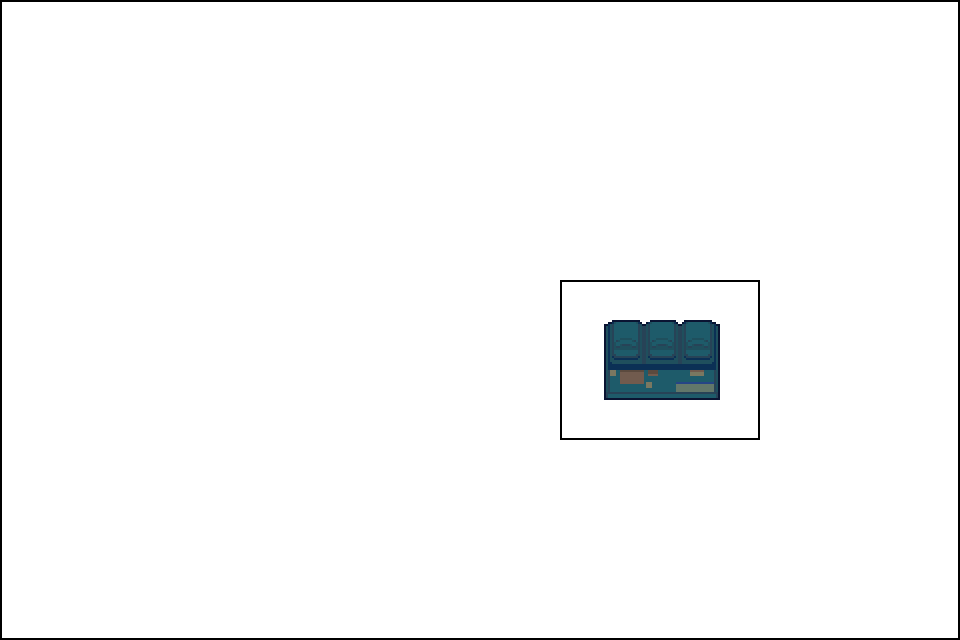

Tiled map render using the project's own tile images. Description and the whole map definition, tile-layer contents included, below:
An orthogonal 24x16 tile map with 40x40 px tiles, 2 tile layers (Tile Layer 1, decals), 3 tilesets and 15 objects (3x interactable, spawn, wardrobe_unstuck, savepoint, wardrobe).

<map version="1.10" tiledversion="1.10.1" orientation="orthogonal" renderorder="right-down" width="24" height="16" tilewidth="40" tileheight="40" infinite="0" nextlayerid="8" nextobjectid="24">
 <editorsettings>
  <export target="thearena.lua" format="lua" />
 </editorsettings>
 <properties>
  <property name="border" value="battle" />
  <property name="music" value="kssu_arena_pre" />
  <property name="name" value="The Arena" />
 </properties>
 <tileset firstgid="1" source="../tilesets/whitespace.tsx" />
 <tileset firstgid="10" source="../tilesets/city_alleyway.tsx" />
 <tileset firstgid="325" source="../tilesets/devroom-objects.tsx" />
 <layer id="1" name="Tile Layer 1" width="24" height="16">
  <data encoding="csv">
1,2,2,2,2,2,2,2,2,2,2,2,2,2,2,2,2,2,2,2,2,2,2,3,
4,5,5,5,5,5,5,5,5,5,5,5,5,5,5,5,5,5,5,5,5,5,5,6,
4,5,5,5,5,5,5,5,5,5,5,5,5,5,5,5,5,5,5,5,5,5,5,6,
4,5,5,5,5,5,5,5,5,5,5,5,5,5,5,5,5,5,5,5,5,5,5,6,
4,5,5,5,5,5,5,5,5,5,5,5,5,5,5,5,5,5,5,5,5,5,5,6,
4,5,5,5,5,5,5,5,5,5,5,5,5,5,5,5,5,5,5,5,5,5,5,6,
4,5,5,5,5,5,5,5,5,5,5,5,5,5,5,5,5,5,5,5,5,5,5,6,
4,5,5,5,5,5,5,5,5,5,5,5,5,5,1,2,2,2,3,5,5,5,5,6,
4,5,5,5,5,5,5,5,5,5,5,5,5,5,4,5,5,5,6,5,5,5,5,6,
4,5,5,5,5,5,5,5,5,5,5,5,5,5,4,5,5,5,6,5,5,5,5,6,
4,5,5,5,5,5,5,5,5,5,5,5,5,5,7,8,8,8,9,5,5,5,5,6,
4,5,5,5,5,5,5,5,5,5,5,5,5,5,5,5,5,5,5,5,5,5,5,6,
4,5,5,5,5,5,5,5,5,5,5,5,5,5,5,5,5,5,5,5,5,5,5,6,
4,5,5,5,5,5,5,5,5,5,5,5,5,5,5,5,5,5,5,5,5,5,5,6,
4,5,5,5,5,5,5,5,5,5,5,5,5,5,5,5,5,5,5,5,5,5,5,6,
7,8,8,8,8,8,8,8,8,8,8,8,8,8,8,8,8,8,8,8,8,8,8,9
</data>
 </layer>
 <layer id="6" name="decals" width="24" height="16">
  <data encoding="csv">
0,0,0,0,0,0,0,0,0,0,0,0,0,0,0,0,0,0,0,0,0,0,0,0,
0,0,0,0,0,0,0,0,0,0,0,0,0,0,0,0,0,0,0,0,0,0,0,0,
0,0,0,0,0,0,0,0,0,0,0,0,0,0,0,0,0,0,0,0,0,0,0,0,
0,0,0,0,0,0,0,0,0,0,0,0,0,0,0,0,0,0,0,0,0,0,0,0,
0,0,0,0,0,0,0,0,0,0,0,0,0,0,0,0,0,0,0,0,0,0,0,0,
0,0,0,0,0,0,0,0,0,0,0,0,0,0,0,0,0,0,0,0,0,0,0,0,
0,0,0,0,0,0,0,0,0,0,0,0,0,0,0,0,0,0,0,0,0,0,0,0,
0,0,0,0,0,0,0,0,0,0,0,0,0,0,0,0,0,0,0,0,0,0,0,0,
0,0,0,0,0,0,0,0,0,0,0,0,0,0,0,231,232,233,0,0,0,0,0,0,
0,0,0,0,0,0,0,0,0,0,0,0,0,0,0,246,247,248,0,0,0,0,0,0,
0,0,0,0,0,0,0,0,0,0,0,0,0,0,0,0,0,0,0,0,0,0,0,0,
0,0,0,0,0,0,0,0,0,0,0,0,0,0,0,0,0,0,0,0,0,0,0,0,
0,0,0,0,0,0,0,0,0,0,0,0,0,0,0,0,0,0,0,0,0,0,0,0,
0,0,0,0,0,0,0,0,0,0,0,0,0,0,0,0,0,0,0,0,0,0,0,0,
0,0,0,0,0,0,0,0,0,0,0,0,0,0,0,0,0,0,0,0,0,0,0,0,
0,0,0,0,0,0,0,0,0,0,0,0,0,0,0,0,0,0,0,0,0,0,0,0
</data>
 </layer>
 <objectgroup id="2" name="collision">
  <object id="1" x="-40" y="0" width="40" height="640" />
  <object id="2" x="0" y="640" width="960" height="40" />
  <object id="3" x="960" y="0" width="40" height="640" />
  <object id="4" x="0" y="0" width="960" height="40" />
  <object id="22" x="80" y="160" width="120" height="60" />
  <object id="23" x="760" y="160" width="120" height="60" />
 </objectgroup>
 <objectgroup id="5" name="markers">
  <object id="6" name="spawn" x="480" y="400">
   <point />
  </object>
  <object id="18" name="wardrobe_unstuck" x="300" y="260">
   <point />
  </object>
 </objectgroup>
 <objectgroup id="3" name="objects">
  <object id="5" name="savepoint" x="460" y="300" width="40" height="40">
   <properties>
    <property name="text1" value="* The aura of the arena fills you with power." />
   </properties>
  </object>
  <object id="8" name="interactable" x="80" y="120" width="120" height="80">
   <properties>
    <property name="cutscene" value="thearena.bossfight" />
   </properties>
  </object>
  <object id="10" name="interactable" x="760" y="120" width="120" height="80">
   <properties>
    <property name="cutscene" value="thearena.bossrush" />
   </properties>
  </object>
  <object id="12" name="interactable" x="600" y="320" width="120" height="80">
   <properties>
    <property name="cutscene" value="warp_bin" />
    <property name="solid" type="bool" value="true" />
   </properties>
  </object>
  <object id="15" gid="338" x="80" y="240" width="120" height="120" />
  <object id="16" gid="338" x="760" y="240" width="120" height="120" />
  <object id="17" name="wardrobe" x="300" y="200" width="40" height="40" />
 </objectgroup>
</map>
